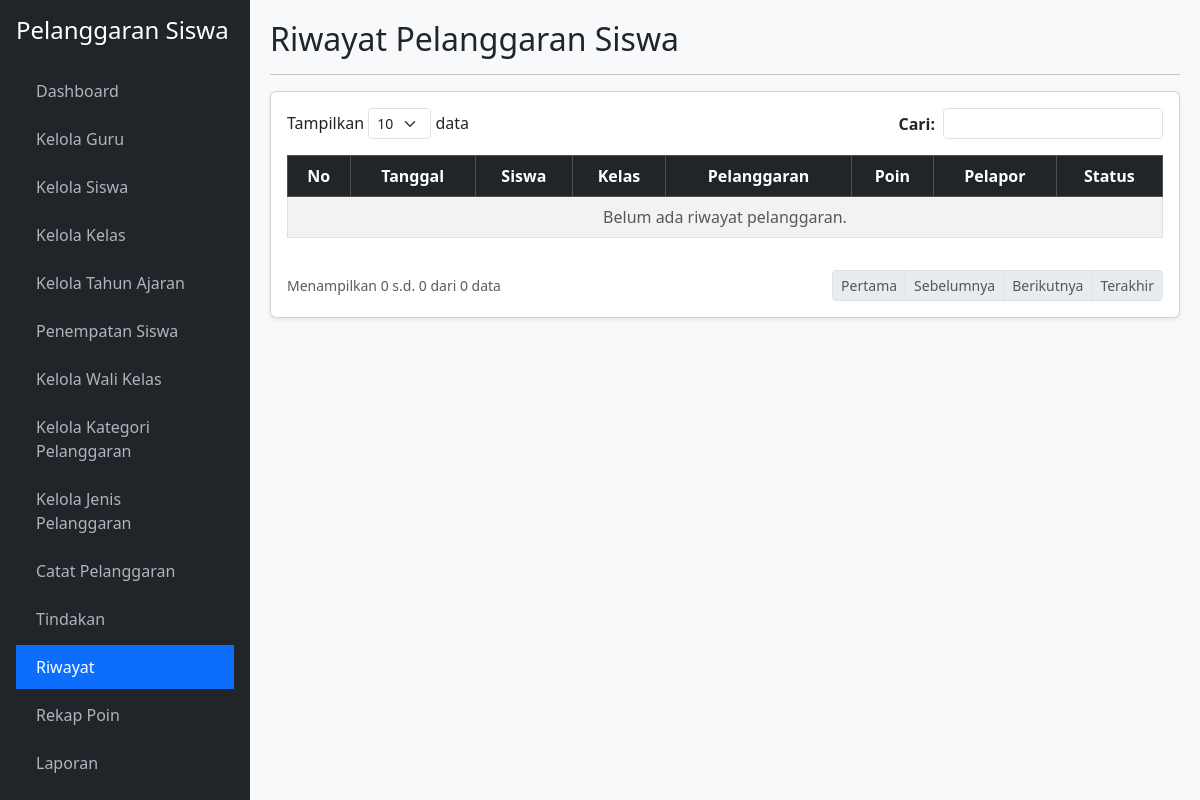
The page /riwayat.php (signed in) on the database as committed earlier.
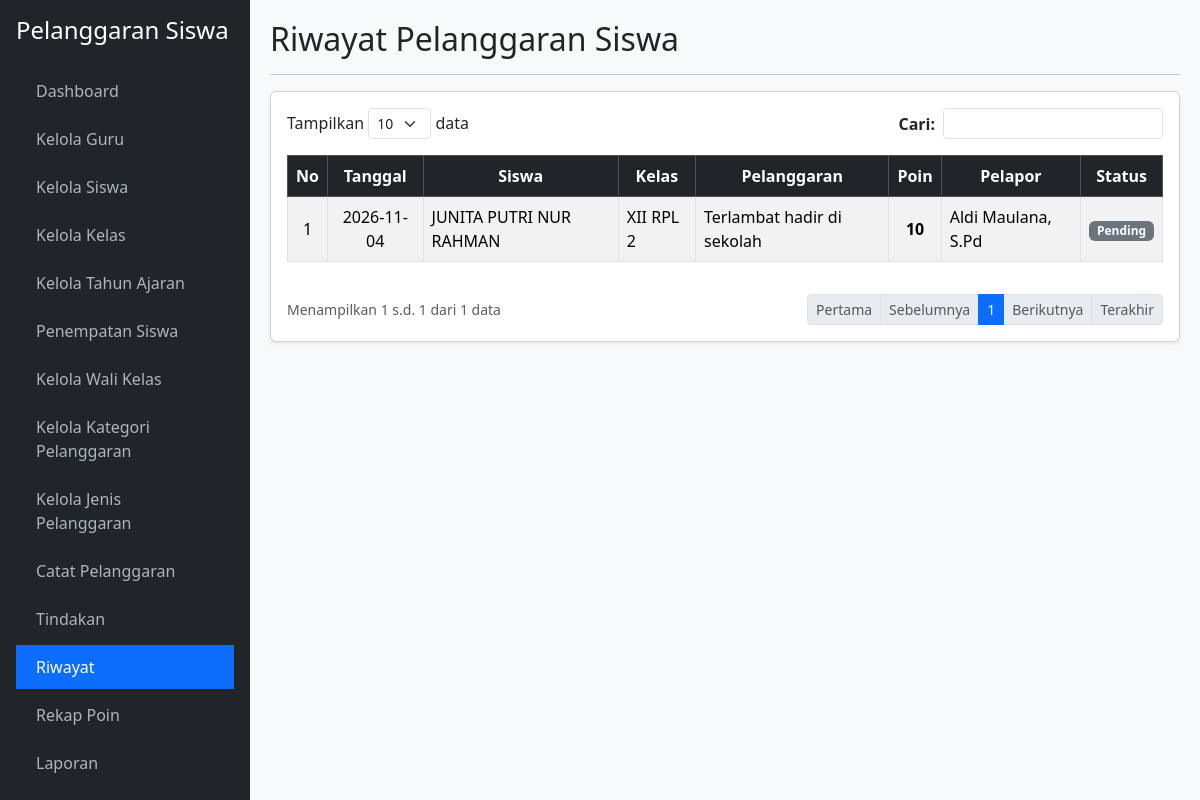
The same page on the database as committed later.
### tables this page shows
CREATE TABLE `t_pelanggaran_siswa` (
  `id` int(11) NOT NULL,
  `tahun_ajaran_id` int(11) NOT NULL,
  `siswa_id` int(11) NOT NULL,
  `nama_siswa` varchar(150) DEFAULT NULL,
  `kelas_id` int(11) NOT NULL,
  `nama_kelas` varchar(100) DEFAULT NULL,
  `pelanggaran_id` int(11) NOT NULL,
  `nama_pelanggaran` varchar(150) DEFAULT NULL,
  `pelanggaran_kategori_id` int(11) NOT NULL,
  `guru_id` int(11) NOT NULL,
  `nama_guru` varchar(150) DEFAULT NULL,
  `tanggal` date NOT NULL,
  `keterangan` text DEFAULT NULL,
  `poin` int(11) DEFAULT NULL,
  `tindakan` text DEFAULT NULL,
  `status` varchar(30) DEFAULT NULL,
  `created_at` timestamp NULL DEFAULT NULL,
  `updated_at` timestamp NULL DEFAULT NULL
);

### riwayat.php (the view, shortened to what the changed rows need)
<?php
require_once 'koneksi.php';
$limit = 10;
$h = max(1, (int)($_GET['halaman'] ?? 1));
$offset = ($h - 1) * $limit;
$cari = mysqli_real_escape_string($koneksi, $_GET['cari'] ?? '');
$where = $cari ? "WHERE nama_siswa LIKE '%$cari%' OR nama_kelas LIKE '%$cari%' OR nama_pelanggaran LIKE '%$cari%' OR status LIKE '%$cari%'" : "";
$total = mysqli_num_rows(mysqli_query($koneksi, "SELECT 1 FROM t_pelanggaran_siswa $where"));
$pages = ceil($total / $limit);
$data = mysqli_query($koneksi, "SELECT * FROM t_pelanggaran_siswa $where ORDER BY tanggal DESC LIMIT $offset, $limit");
$no = $offset + 1;
?>
<!DOCTYPE html>
<html lang="id">
<head>
    <link href="https://cdn.jsdelivr.net/npm/bootstrap@5.3.2/dist/css/bootstrap.min.css" rel="stylesheet">
</head>
<body>
    <div class="main-content">
        <h2>Riwayat Pelanggaran Siswa</h2>
        <div class="card shadow-sm"><div class="card-body">
            <div class="table-responsive">
                <table class="table table-bordered table-striped align-middle">
                    <thead class="table-dark text-center">
                        <tr><th>No</th><th>Tanggal</th><th>Siswa</th><th>Kelas</th><th>Pelanggaran</th><th>Poin</th><th>Pelapor</th><th>Status</th></tr>
                    </thead>
                    <tbody>
                        <?php while($r = mysqli_fetch_assoc($data)):
                            $bg = $r['status'] == 'Selesai' ? 'success' : ($r['status'] == 'Diproses' ? 'warning' : 'secondary');
                        ?>
                        <tr>
                            <td class="text-center"><?= $no++; ?></td>
                            <td class="text-center"><?= htmlspecialchars($r['tanggal']); ?></td>
                            <td><?= htmlspecialchars($r['nama_siswa']); ?></td>
                            <td><?= htmlspecialchars($r['nama_kelas']); ?></td>
                            <td><?= htmlspecialchars($r['nama_pelanggaran']); ?></td>
                            <td class="text-center"><strong><?= htmlspecialchars($r['poin']); ?></strong></td>
                            <td><?= htmlspecialchars($r['nama_guru']); ?></td>
                            <td class="text-center"><span class="badge bg-<?= $bg; ?>"><?= htmlspecialchars($r['status']); ?></span></td>
                        </tr>
                        <?php endwhile; if(!$total): ?>
                        <tr><td colspan="8" class="text-center text-muted">Belum ada riwayat pelanggaran.</td></tr>
                        <?php endif; ?>
                    </tbody>
                </table>
            </div>
            <div class="d-flex justify-content-between align-items-center mt-3">
                <small class="text-muted">Menampilkan <?= $total ? $offset + 1 : 0; ?> s.d. <?= min($offset + $limit, $total); ?> dari <?= $total; ?> data</small>
                <ul class="pagination pagination-sm mb-0">
                    <li class="page-item <?= $h <= 1 ? 'disabled' : ''; ?>"><a class="page-link" href="?halaman=1&cari=<?= $cari; ?>">Pertama</a></li>
                    <li class="page-item <?= $h <= 1 ? 'disabled' : ''; ?>"><a class="page-link" href="?halaman=<?= $h-1; ?>&cari=<?= $cari; ?>">Sebelumnya</a></li>
                    <?php for($i=1; $i<=$pages; $i++): ?>
                        <li class="page-item <?= $h == $i ? 'active' : ''; ?>"><a class="page-link" href="?halaman=<?= $i; ?>&cari=<?= $cari; ?>"><?= $i; ?></a></li>
                    <?php endfor; ?>
                    <li class="page-item <?= $h >= $pages ? 'disabled' : ''; ?>"><a class="page-link" href="?halaman=<?= $h+1; ?>&cari=<?= $cari; ?>">Berikutnya</a></li>
                    <li class="page-item <?= $h >= $pages ? 'disabled' : ''; ?>"><a class="page-link" href="?halaman=<?= $pages; ?>&cari=<?= $cari; ?>">Terakhir</a></li>
                </ul>
            </div>
        </div></div>
    </div>
</body>
</html>

Rows that differ between the two databases and show on the page:
added t_pelanggaran_siswa: tanggal "2026-11-04", nama_siswa "JUNITA PUTRI NUR RAHMAN", nama_kelas "XII RPL 2", nama_pelanggaran "Terlambat hadir di sekolah", poin "10", nama_guru "Aldi Maulana, S.Pd", status "Pending"
Other text that changed with them:
$offset + 1: (not shown) → "1"
min($offset + $limit, $total): "0" → "1"
$total: "0" → "1"
new list line: "1"
text no longer shown: "Belum ada riwayat pelanggaran. 0"
